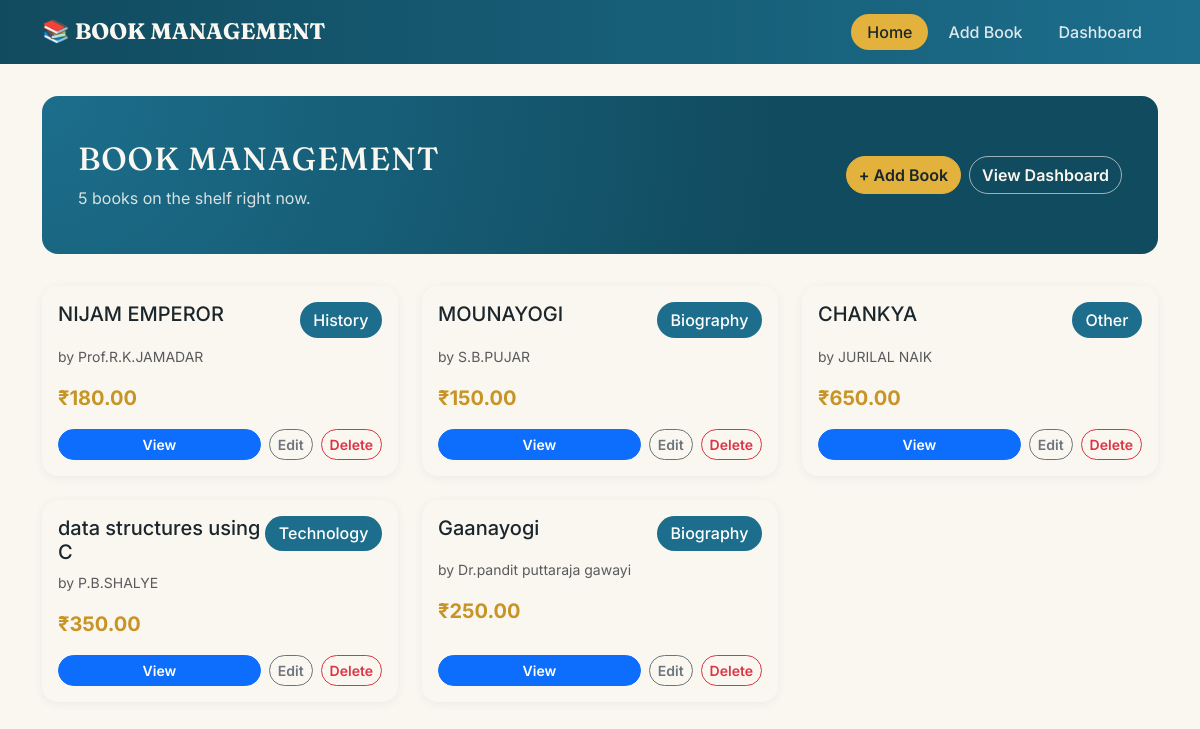
The page / on the database its author committed.
### tables this page shows
CREATE TABLE books (
    id          INTEGER PRIMARY KEY AUTOINCREMENT,
    name        TEXT NOT NULL,
    author      TEXT NOT NULL,
    price       REAL NOT NULL,
    category    TEXT NOT NULL,
    created_at  TEXT NOT NULL DEFAULT (datetime('now'))
);

### app.py (the view)
@app.route("/")
def home():
    db = get_db()
    books = db.execute("SELECT * FROM books ORDER BY created_at DESC").fetchall()
    return render_template("home.html", books=books)

### app.py (called while the page is built)
def get_db():
    if "db" not in g:
        os.makedirs(os.path.join(BASE_DIR, "storage"), exist_ok=True)
        g.db = sqlite3.connect(DB_PATH)
        g.db.row_factory = sqlite3.Row
    return g.db

### templates/home.html (shortened to what this page needs)
<!DOCTYPE html>
<html lang="en">
<head>
    <link href="https://cdn.jsdelivr.net/npm/bootstrap@5.3.3/dist/css/bootstrap.min.css" rel="stylesheet">
    <link href="{{ url_for('static', filename='style.css') }}" rel="stylesheet">
</head>
<body>
<nav class="navbar-lib">
    <div class="container d-flex justify-content-between align-items-center">
        <a href="{{ url_for('home') }}" class="brand">📚 BOOK MANAGEMENT</a>
        <div class="d-flex gap-1">
            <a href="{{ url_for('home') }}" class="nav-link-lib active">Home</a>
            <a href="{{ url_for('add_books') }}" class="nav-link-lib">Add Book</a>
            <a href="{{ url_for('dashboard') }}" class="nav-link-lib">Dashboard</a>
        </div>
    </div>
</nav>
<div class="container pb-5">
    <div class="hero-lib d-flex justify-content-between align-items-center flex-wrap gap-3">
        <div>
            <h1 class="h2 mb-2 text-uppercase" style="letter-spacing: 0.03em;">Book Management</h1>
            <p class="mb-0">{{ books|length }} book{{ '' if books|length == 1 else 's' }} on the shelf right now.</p>
        </div>
        <div class="d-flex gap-2">
            <a href="{{ url_for('add_books') }}" class="btn btn-gold">+ Add Book</a>
            <a href="{{ url_for('dashboard') }}" class="btn btn-outline-cream">View Dashboard</a>
        </div>
    </div>
    {% if books|length == 0 %}
        <div class="text-center py-5">
            <div style="font-size: 3rem;">📖</div>
            <h2 class="h4 mt-2">The shelf is empty</h2>
            <p class="text-muted">Add your first book to get started.</p>
            <a href="{{ url_for('add_books') }}" class="btn btn-gold mt-2">+ Add Book</a>
        </div>
    {% else %}
        <div class="row row-cols-1 row-cols-md-2 row-cols-lg-3 g-4">
            {% for book in books %}
            <div class="col">
                <div class="card book-card h-100" style="animation-delay: {{ loop.index0 * 0.05 }}s;">
                    <div class="card-body d-flex flex-column">
                        <div class="d-flex justify-content-between align-items-start mb-2">
                            <h5 class="card-title mb-0">{{ book.name }}</h5>
                            <span class="badge-category">{{ book.category }}</span>
                        </div>
                        <p class="text-muted small mb-3">by {{ book.author }}</p>
                        <div class="price-tag fs-5 mb-3">₹{{ "%.2f"|format(book.price) }}</div>
                        <div class="d-flex gap-2 mt-auto">
                            <a href="{{ url_for('book_details', book_id=book.id) }}" class="btn btn-sm btn-primary flex-fill">View</a>
                            <a href="{{ url_for('edit_books', book_id=book.id) }}" class="btn btn-sm btn-outline-secondary">Edit</a>
                            <form method="post" action="{{ url_for('delete_books', book_id=book.id) }}"
                                  onsubmit="return confirm('Delete \'{{ book.name }}\'?');">
                                <button type="submit" class="btn btn-sm btn-outline-danger">Delete</button>
                            </form>
                        </div>
                    </div>
                </div>
            </div>
            {% endfor %}
        </div>
    {% endif %}
</div>
</body>
</html>

### static/style.css (style rules this page uses)
:root { --ink: #1B262C; --teal: #114B5F; --teal-light: #1C6E8C; --gold: #E3B23C; --gold-dark: #C79425; --cream: #FAF7F0; --bs-primary: var(--teal); --bs-primary-rgb: 17, 75, 95; --bs-body-bg: var(--cream); --bs-body-color: var(--ink); --bs-border-radius: 0.75rem; --bs-border-radius-lg: 1rem; --bs-link-color: var(--teal); --bs-link-hover-color: var(--teal-light); }
body { font-family: 'Inter', system-ui, sans-serif; }
h1, h2, h3, .brand { font-family: 'Fraunces', Georgia, serif; }
.navbar-lib { background: linear-gradient(90deg, var(--teal), var(--teal-light)); padding: 0.85rem 0; margin-bottom: 2rem; }
.navbar-lib .brand { color: var(--cream); font-size: 1.4rem; font-weight: 700; text-decoration: none; }
.navbar-lib .nav-link-lib { color: rgba(255, 255, 255, 0.85); text-decoration: none; padding: 0.4rem 1rem; border-radius: 999px; font-weight: 500; transition: background-color 0.2s ease, color 0.2s ease; }
.navbar-lib .nav-link-lib.active { background: var(--gold); color: var(--ink); }
.hero-lib { background: radial-gradient(circle at top left, var(--teal-light), var(--teal) 65%); color: var(--cream); border-radius: var(--bs-border-radius-lg); padding: 2.75rem 2.25rem; margin-bottom: 2rem; }
.hero-lib p { color: rgba(250, 247, 240, 0.85); }
.card { border: none; box-shadow: 0 2px 10px rgba(17, 75, 95, 0.07); }
.book-card { border-radius: var(--bs-border-radius-lg); transition: transform 0.18s ease, box-shadow 0.18s ease; animation: fadeInUp 0.4s ease both; }
.btn { border-radius: 999px; font-weight: 600; transition: transform 0.15s ease, box-shadow 0.15s ease; }
.btn-gold { background-color: var(--gold); border-color: var(--gold); color: var(--ink); }
.btn-outline-cream { border-color: rgba(250, 247, 240, 0.6); color: var(--cream); }
.badge-category { background-color: var(--teal-light); color: #fff; font-weight: 500; border-radius: 999px; padding: 0.35em 0.85em; }
.price-tag { color: var(--gold-dark); font-weight: 700; }

### rows shown on the page
books: name "NIJAM EMPEROR", category "History", author "Prof.R.K.JAMADAR", price "180.00"
books: name "MOUNAYOGI", category "Biography", author "S.B.PUJAR", price "150.00"
books: name "CHANKYA", category "Other", author "JURILAL NAIK", price "650.00"
books: name "data structures using C", category "Technology", author "P.B.SHALYE", price "350.00"
books: name "Gaanayogi", category "Biography", author "Dr.pandit puttaraja gawayi", price "250.00"

### other values the page prints
{{ books|length }} "5"
{{ '' if books|length == 1 else 's' }} "s"
